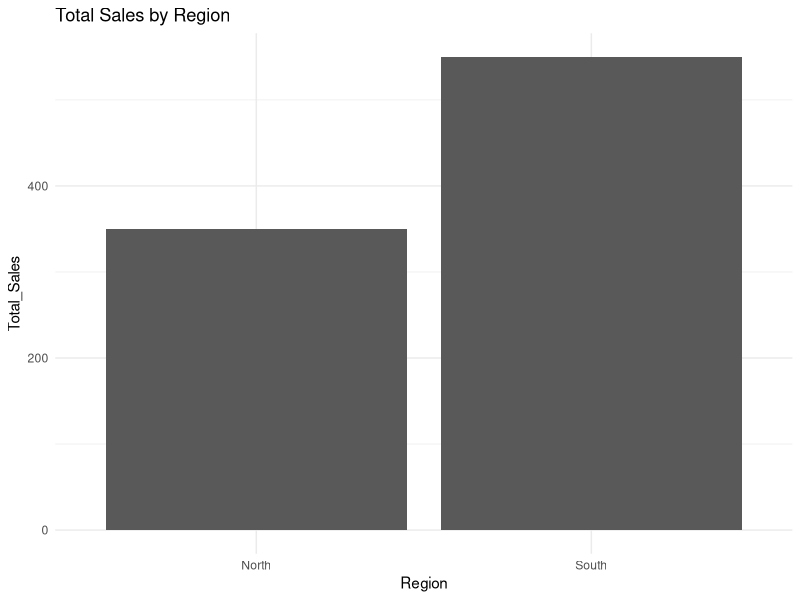

Generate this figure with R:
## ---- chunk 1
# Install and load packages
# install.packages("dplyr")
# install.packages("data.table")

library(dplyr)
library(data.table)
## ---- chunk 2
# Example using aggregate
df <- data.frame(Group = c("A", "A", "B", "B"),
                 Value1 = c(10, 20, 30, 40),
                 Value2 = c(1, 2, 3, 4))

result <- aggregate(cbind(Value1, Value2) ~ Group, data = df, FUN = sum)
print(result)
## ---- chunk 3
# Using dplyr
result <- df |>
  group_by(Group) |>
  summarise(across(c(Value1, Value2), sum))

print(result)
## ---- chunk 4
# Using data.table
dt <- as.data.table(df)
result <- dt[, lapply(.SD, sum), by = Group]
print(result)
## ---- chunk 5
# Sample sales data
sales_data <- data.frame(Region = c("North", "North", "South", "South"),
                         Sales = c(200, 150, 300, 250))

combined_sales <- aggregate(Sales ~ Region, data = sales_data, FUN = sum)
print(combined_sales)
## ---- chunk 6
combined_sales <- sales_data |>
  group_by(Region) |>
  summarise(Total_Sales = sum(Sales))

print(combined_sales)
## ---- chunk 7
sales_dt <- as.data.table(sales_data)
combined_sales <- sales_dt[, .(Total_Sales = sum(Sales)), by = Region]
print(combined_sales)
## ---- chunk 8
library(ggplot2)

ggplot(combined_sales, aes(x = Region, y = Total_Sales)) +
  geom_bar(stat = "identity") +
  theme_minimal() +
  labs(title = "Total Sales by Region")
